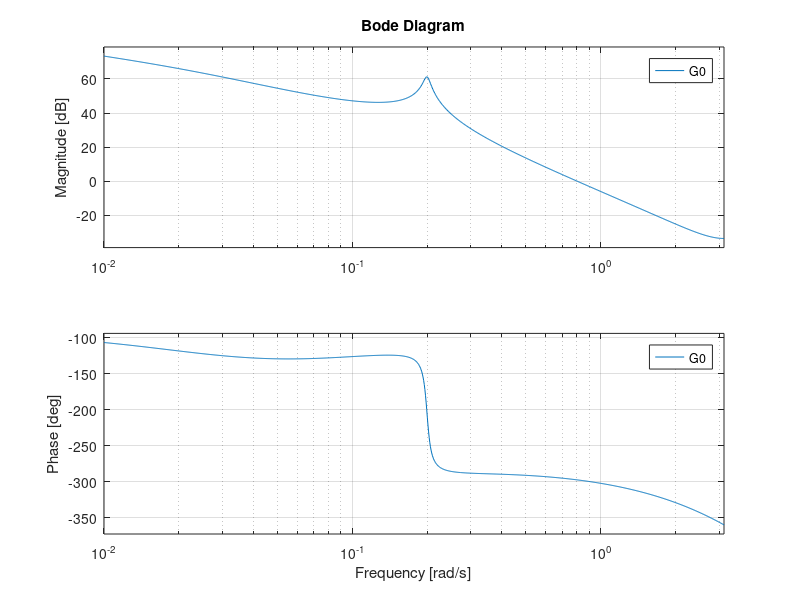

Reproduce this figure in MATLAB. (Note: this script raises an error after producing the figure.)
%% 
clear
% G0 = 4000*tf( [1 2*0.02*3 3^2] , conv( conv([1 0],[1 2*0.03*4 4^2]) , [1 0.1] ) );
% G0 = c2d(G0,0.01,'zoh');
G0 = 4000*tf( [1 2] , conv( conv([1 0],[1 2*0.03*4 4^2]) , [1 0.5] ) );
G0 = c2d(G0,0.05,'zoh');
G0.Ts = 1;
bode(G0)

% N = 2048;
% u = randn(N,1);
% u = u.*hanning(N);
% y = lsim(G0,u);

%%
load("input.mat")
N = length(u);

lambda = 3;
[numh,denh] = butter(2,0.1,"low");
H0 = tf(numh,denh,1);

e = sqrt(lambda)*randn(N,1);
v = lsim(H0,e);
plot(v)
shg

%%
y = lsim(G0,u) + v;

uf = u;
yf = y;

%% Prefilter
[num1,den1] = butter(1,.01,"high");
num = num1;
den = den1;
% [num2,den2] = butter(5,.2);
% num = conv(num1,num2);
% den = conv(den1,den2);

% figure(1)
% [h,w] = freqz(num1,den1);
% loglog(w,abs(h))
% xlabel('Frequency (rad/sample)')
% ylabel('Magnitude')

uf = filter(num,den,u);
yf = filter(num,den,y);

num = [1 -1];
den = [1 0];
uf = u;
yf = filter(num,den,y);

figure(2)
plot([u/max(abs(u)),y/max(abs(y))])
figure(3)
plot([uf/max(abs(uf)),yf/max(abs(yf))])

%%
[G, w] = tfestimate(uf,yf,rectwin(N),0,N);
% Gidfrd = etfe([yf,uf]);

Y = fft(yf);
U = fft(uf);
P = U(1:N/2+1).\Y(1:N/2+1);

%%
figure(4)
clf
loglog(w,abs(P),'-',w,abs(G),'-','LineWidth',1);

[M,~] = bode(G0,w);
hold on
plot(w,M(:),'LineWidth',2)
hold off

xlabel("Frequency (rad/s)")
ylabel("Magnitude")
title('Amplitude Bode plot of SPA')
ax = gca;
ax.TitleHorizontalAlignment = 'left';
set(ax,'FontSize',18)
legend('G_{etfe}','tfestimate')

%%
save("Getfe.mat","P","G0")